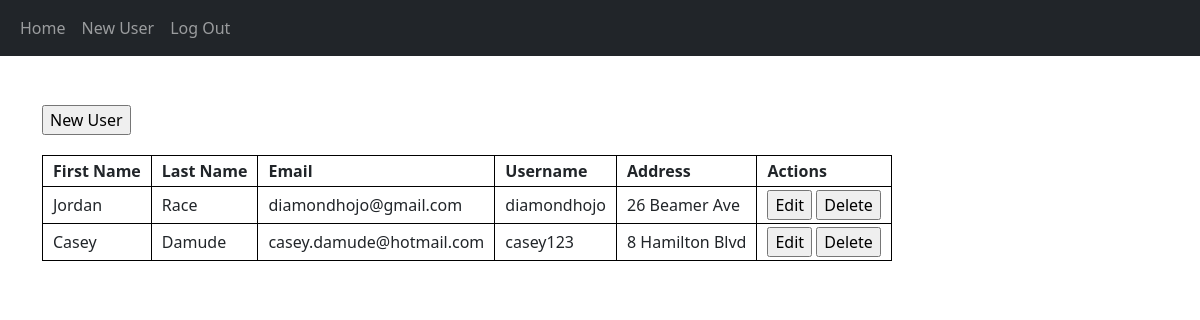
The app's page /home (signed in) with its own data.
### files/models.py (models this page shows)
class User(db.Model, UserMixin):
    id = db.Column(db.Integer, primary_key=True)
    first_name = db.Column(db.String(20), nullable=False)
    last_name = db.Column(db.String(20), nullable=False)
    email = db.Column(db.String(150), nullable=False, unique=True)
    username = db.Column(db.String(150), nullable=False, unique=True)
    address = db.Column(db.String(100), nullable=False, unique=True)
    password = db.Column(db.String(150), nullable=False)
    date_created = db.Column(db.DateTime(timezone=True), default=func.now())

### files/views.py (the view)
@views.route("/home")
@login_required
def home():
    users = User.query.all()
    user = current_user
    return render_template("home.html", user=current_user, users=users, cols=auth.cols)

### files/__init__.py (called while the page is built)
def create_app():
    app = Flask(__name__)
    app.config['SECRET_KEY'] = "helloworld"
    app.config['SQLALCHEMY_DATABASE_URI'] = f'sqlite:///{DB_NAME}'
    db.init_app(app)
    from .views import views
    from .auth import auth
    app.register_blueprint(views, url_prefix="/")
    app.register_blueprint(auth, url_prefix="/")
    from .models import User
    create_database(app)
    login_manager = LoginManager()
    login_manager.login_view = "auth.login"
    login_manager.init_app(app)
    @login_manager.user_loader
    def load_user(id):
        return User.query.get(int(id))
    return app

### files/templates/home.html (shortened to what this page needs)
{% extends "base.html" %}
{% block content%}
    <br>
    <form action="/newUser">
        <input type="submit" value="New User" />
    </form>
    <table id="user-info">
        <tr>
            {% for col in cols %}
                <th>{{ col.replace('_', ' ') }}</th>
            {% endfor %}
            <th>Actions</th>
        </tr>
        {% for user in users %}
            <tr>
                {% for col in cols %}
                    <td>{{ user[col.replace(' ', '_').lower()] }}</td>
                {% endfor %}
                <td>
                    <form class="action" action="/profile/{{ user.username }}">
                        <input class="action_buttons" type="submit" value="Edit" />
                    </form>
                    <form class="action" action="/delete/{{ user.username }}">
                        <input class="action_buttons" type="submit" value="Delete" />
                    </form>
                </td>
            </tr>
        {% endfor %}
    </table>
{% endblock %}

### files/static/style.css (style rules this page uses)
#user-info { border: 1px solid #000000; margin-top: 20px; }
td, th { border: 1px solid #000000; padding: 3px 10px 3px 10px; }
.action { display: inline-block; }

### records on screen
User: first_name "Jordan" "Race" "diamondhojo@gmail.com" "diamondhojo" "26 Beamer Ave"
User: first_name "Casey" "Damude" "casey.damude@hotmail.com" "casey123" "8 Hamilton Blvd"

### other values on screen
{{ col.replace('_', ' ') }} "First Name" "Last Name" "Email" "Username" "Address"
